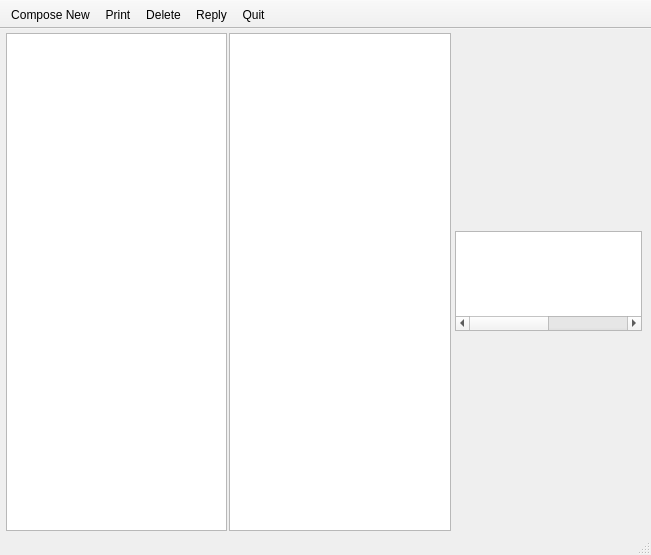
<?xml version="1.0" encoding="UTF-8"?>
<ui version="4.0">
 <class>Window</class>
 <widget class="QMainWindow" name="Window">
  <property name="geometry">
   <rect>
    <x>0</x>
    <y>0</y>
    <width>651</width>
    <height>555</height>
   </rect>
  </property>
  <property name="windowTitle">
   <string>Daaq Mail</string>
  </property>
  <property name="windowIcon">
   <iconset resource="resources.qrc">
    <normaloff>:/mail.png</normaloff>:/mail.png</iconset>
  </property>
  <widget class="QWidget" name="centralwidget">
   <layout class="QHBoxLayout" name="horizontalLayout">
    <property name="spacing">
     <number>0</number>
    </property>
    <property name="margin">
     <number>0</number>
    </property>
    <item>
     <widget class="QWidget" name="widget" native="true">
      <layout class="QHBoxLayout" name="docLayout">
       <property name="spacing">
        <number>2</number>
       </property>
       <property name="leftMargin">
        <number>6</number>
       </property>
       <property name="topMargin">
        <number>4</number>
       </property>
       <property name="rightMargin">
        <number>4</number>
       </property>
       <property name="bottomMargin">
        <number>2</number>
       </property>
       <item>
        <widget class="QTableWidget" name="mailboxTable">
         <property name="alternatingRowColors">
          <bool>true</bool>
         </property>
         <property name="selectionMode">
          <enum>QAbstractItemView::SingleSelection</enum>
         </property>
         <property name="columnCount">
          <number>1</number>
         </property>
         <attribute name="horizontalHeaderVisible">
          <bool>false</bool>
         </attribute>
         <attribute name="verticalHeaderVisible">
          <bool>false</bool>
         </attribute>
         <column/>
        </widget>
       </item>
       <item>
        <widget class="QTableWidget" name="mailsTable">
         <property name="columnCount">
          <number>1</number>
         </property>
         <attribute name="horizontalHeaderVisible">
          <bool>false</bool>
         </attribute>
         <attribute name="verticalHeaderVisible">
          <bool>false</bool>
         </attribute>
         <column/>
        </widget>
       </item>
      </layout>
     </widget>
    </item>
    <item>
     <widget class="QWidget" name="widget_2" native="true">
      <layout class="QVBoxLayout" name="verticalLayout" stretch="0">
       <property name="leftMargin">
        <number>0</number>
       </property>
       <property name="topMargin">
        <number>0</number>
       </property>
       <property name="rightMargin">
        <number>9</number>
       </property>
       <property name="bottomMargin">
        <number>0</number>
       </property>
       <item>
        <widget class="QTableWidget" name="tableWidget">
         <property name="maximumSize">
          <size>
           <width>16777215</width>
           <height>100</height>
          </size>
         </property>
         <property name="editTriggers">
          <set>QAbstractItemView::NoEditTriggers</set>
         </property>
         <property name="alternatingRowColors">
          <bool>true</bool>
         </property>
         <property name="selectionMode">
          <enum>QAbstractItemView::SingleSelection</enum>
         </property>
         <property name="selectionBehavior">
          <enum>QAbstractItemView::SelectRows</enum>
         </property>
         <property name="textElideMode">
          <enum>Qt::ElideMiddle</enum>
         </property>
         <property name="columnCount">
          <number>2</number>
         </property>
         <attribute name="horizontalHeaderVisible">
          <bool>false</bool>
         </attribute>
         <column/>
         <column/>
        </widget>
       </item>
      </layout>
     </widget>
    </item>
   </layout>
  </widget>
  <widget class="QStatusBar" name="statusBar"/>
  <widget class="QToolBar" name="toolBar">
   <property name="movable">
    <bool>false</bool>
   </property>
   <property name="toolButtonStyle">
    <enum>Qt::ToolButtonTextBesideIcon</enum>
   </property>
   <attribute name="toolBarArea">
    <enum>TopToolBarArea</enum>
   </attribute>
   <attribute name="toolBarBreak">
    <bool>false</bool>
   </attribute>
   <addaction name="newMailAction"/>
   <addaction name="printAction"/>
   <addaction name="deleteAction"/>
   <addaction name="replyAction"/>
   <addaction name="quitAction"/>
  </widget>
  <action name="newMailAction">
   <property name="icon">
    <iconset resource="resources.qrc">
     <normaloff>:/write-mail.png</normaloff>:/write-mail.png</iconset>
   </property>
   <property name="text">
    <string>Compose New</string>
   </property>
   <property name="toolTip">
    <string>Write a new Mail</string>
   </property>
   <property name="shortcut">
    <string>Ctrl+N</string>
   </property>
  </action>
  <action name="printAction">
   <property name="icon">
    <iconset theme="document-print">
     <normaloff/>
    </iconset>
   </property>
   <property name="text">
    <string>Print</string>
   </property>
   <property name="toolTip">
    <string>Print Mail</string>
   </property>
   <property name="shortcut">
    <string>Ctrl+P</string>
   </property>
  </action>
  <action name="deleteAction">
   <property name="icon">
    <iconset theme="edit-delete">
     <normaloff/>
    </iconset>
   </property>
   <property name="text">
    <string>Delete</string>
   </property>
   <property name="toolTip">
    <string>Delete Mail</string>
   </property>
  </action>
  <action name="replyAction">
   <property name="icon">
    <iconset theme="mail-reply-sender">
     <normaloff/>
    </iconset>
   </property>
   <property name="text">
    <string>Reply</string>
   </property>
   <property name="toolTip">
    <string>Reply Mail</string>
   </property>
  </action>
  <action name="quitAction">
   <property name="icon">
    <iconset resource="resources.qrc">
     <normaloff>:/quit.png</normaloff>:/quit.png</iconset>
   </property>
   <property name="text">
    <string>Quit</string>
   </property>
   <property name="toolTip">
    <string>Quit Program</string>
   </property>
   <property name="shortcut">
    <string>Ctrl+Q</string>
   </property>
  </action>
 </widget>
 <resources>
  <include location="resources.qrc"/>
 </resources>
 <connections/>
</ui>
